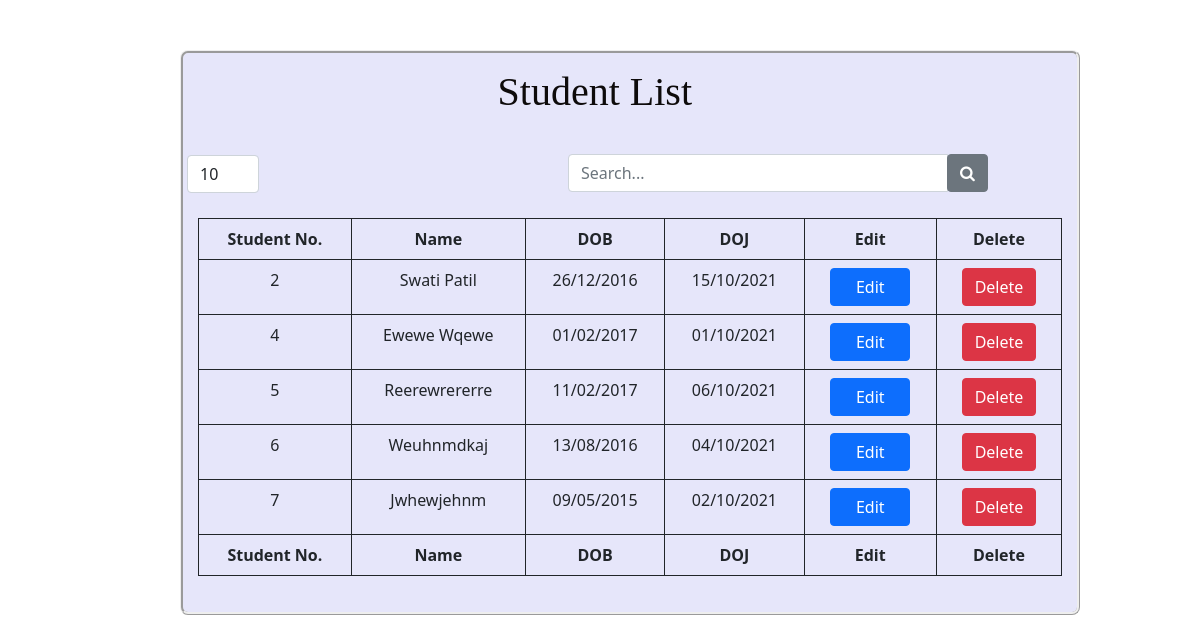
The app's page /student_list, older data.
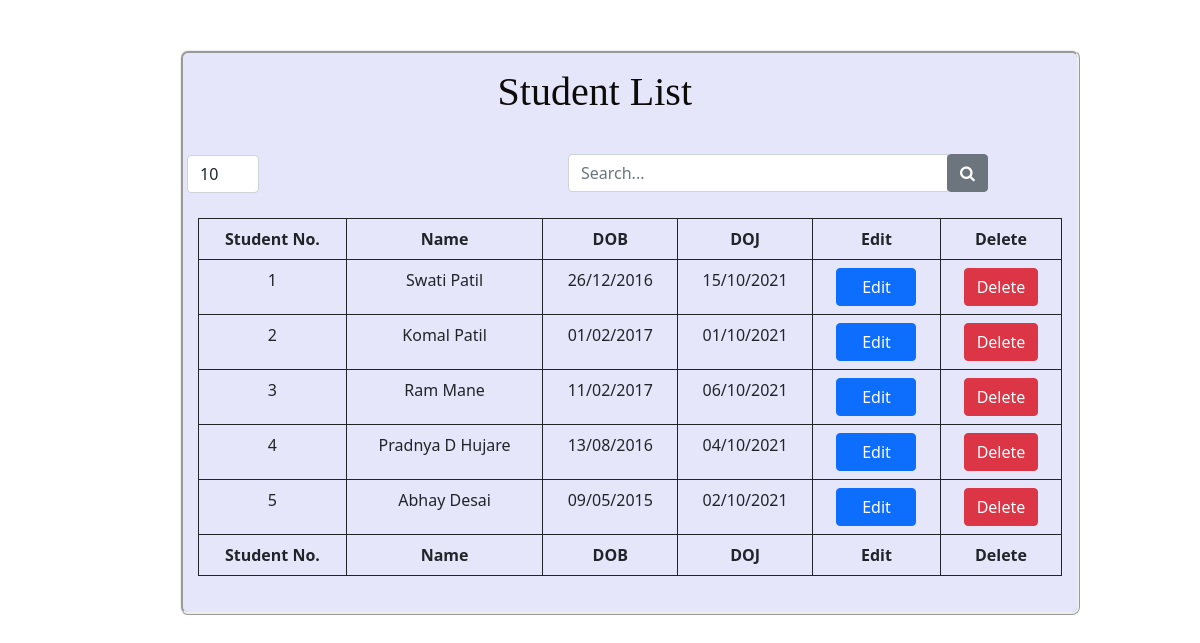
The same page, newer data.
### CRUD_App/models.py (models this page shows)
class Student(models.Model):
    student_no = models.IntegerField()
    student_name = models.CharField(max_length=50)
    student_dob = models.DateField(null=True, blank=True)
    student_doj = models.DateField(null=True, blank=True)

### CRUD_App/views.py (the view, shortened to what this page needs)
# urls.py: path("student_list", student_list_view, name="student_list"),
def student_list_view(request):
    context = {}
    if request.method == 'GET':
        today = date.today()
        context['date'] = today.strftime("%d/%m/%Y")
        stud = Student.objects.all()
        context['stud_data'] = stud
        search = request.GET.get("search", None)
        plc = request.GET.get("page_list_count", None)
        page_no = request.GET.get("page", 1)
        print(plc)
        print(page_no)
        if plc:
            context['plc'] = plc
            p = Paginator(stud, plc)
        else:
            p = Paginator(stud, 10)
            context['plc'] = 10
        try:
            page = p.page(page_no)
        except:
            page = p.page(1)
        context["Student"] = page
        return render(request, 'student_list.html', context)

### CRUD_App/templates/student_list.html (shortened to what this page needs)
<!doctype html>
<html lang="en">
  <head>
    <link rel="stylesheet" href="https://cdn.jsdelivr.net/npm/bootstrap@5.0.1/dist/css/bootstrap.min.css">
    <link href="https://cdn.jsdelivr.net/npm/bootstrap@5.0.1/dist/css/bootstrap.min.css" rel="stylesheet">
    <link rel="stylesheet" href="https://cdnjs.cloudflare.com/ajax/libs/font-awesome/4.7.0/css/font-awesome.min.css">
    <link rel="stylesheet" href="https://cdnjs.cloudflare.com/ajax/libs/sweetalert/1.1.3/sweetalert.min.css">
  </head>
<body>
    <div class="form-container">
        <form method="POST" class="login" id="id_form">
            <div class="row">
                <div class="col-sm-7" align="right">
                    <h1 style="font-size:20px;font-family:serif;font-size:40px; color:rgb(14, 11, 11);margin-top: 15px;">Student List</h1>
                </div>
            </div>
            <div class="row" style="margin-top:30px">
                <div class="col-sm-1" style="padding:1px;">
                    <select name="page_list_count" id="list_c_id" class="form-control" onchange="change_list(this.value)">
                        <option value="10">10</option>
                    </select>
                </div>
                <div class="col-sm-4"></div>
                <div class="col-sm-6">
                    <div class="input-group">
                <input type="text" class="form-control" placeholder="Search..." id="search_text" value="{{search}}">
                <div class="input-group-append">
                  <button class="btn btn-secondary" type="button" onclick="search_btn()">
                    <i class="fa fa-search"></i>
                  </button>
                </div>
              </div>
                </div>
            </div>
            <br>
            <div id="id_table_1" style="overflow-x:auto;">
                <table class="table table-bordered" style="border: 2px;text-align: center;">
                    <thead>
                    <tr>
                        <th align="center" scope="col">Student No.</th>
                        <th align="center" scope="col"> Name</th>
                        <th align="center" scope="col">DOB</th>
                        <th align="center" scope="col">DOJ</th>
                        <th align="center" scope="col">Edit</th>
                        <th align="center" scope="col">Delete</th>
                    </tr>
                    </thead>
                    <tbody class="myTable" id="id_table">
                        {% for b in Student %}
                            <tr>
                                <td align="center" scope="col">{{b.student_no}}</td>
                                <td align="center" scope="col">{{b.student_name}}</td>
                                <td align="center" scope="col">{{b.student_dob | date:'d/m/Y'}}</td>
                                <td align="center" scope="col">{{b.student_doj | date:'d/m/Y'}}</td>
                                <td align="center" scope="col">
                                    <a href="/student_update/{{b.id}}"><input id="edit-{{b.id}}" type="button" class="btn btn-primary" value="Edit" style="width: 80px;"></a>
                                </td>
                                <td align="center" scope="col">
                                    <input id="delete-{{b.id}}" type="button" class="btn btn-danger" value="Delete" onclick="delete_rec(`{{b.id}}`)" >
                                </td>
                            </tr>
                        {% endfor %}
                    </tbody>
                    <tfoot>
                      <tr>
                        <th align="center" scope="col">Student No.</th>
                        <th align="center" scope="col"> Name</th>
                        <th align="center" scope="col">DOB</th>
                        <th align="center" scope="col">DOJ</th>
                        <th align="center" scope="col">Edit</th>
                        <th align="center" scope="col">Delete</th>
                      </tr>
                    </tfoot>
                </table>
            </div>
        </form>
    </div>
</body>
</html>

### CRUD_App/templates/student_list.html (style rules this page uses)
.login { border: 2px solid darkorange; border-radius: 8px; box-shadow: 0px 0px 0px 0px #000; padding: 0px 15px 20px 15px; margin: 50px 150px 50px 180px; width: 900px; height:auto; border:3px ridge; position:relative; background: #E6E6FA; }

Row changes from the older to the newer data that the page shows:
changed Student "Swati Patil": student_no "2" → "1"
changed Student: student_no "4" → "2"; student_name "Ewewe Wqewe" → "Komal Patil"
changed Student: student_no "5" → "3"; student_name "Reerewrererre" → "Ram Mane"
changed Student: student_no "6" → "4"; student_name "Weuhnmdkaj" → "Pradnya D Hujare"
changed Student: student_no "7" → "5"; student_name "Jwhewjehnm" → "Abhay Desai"
